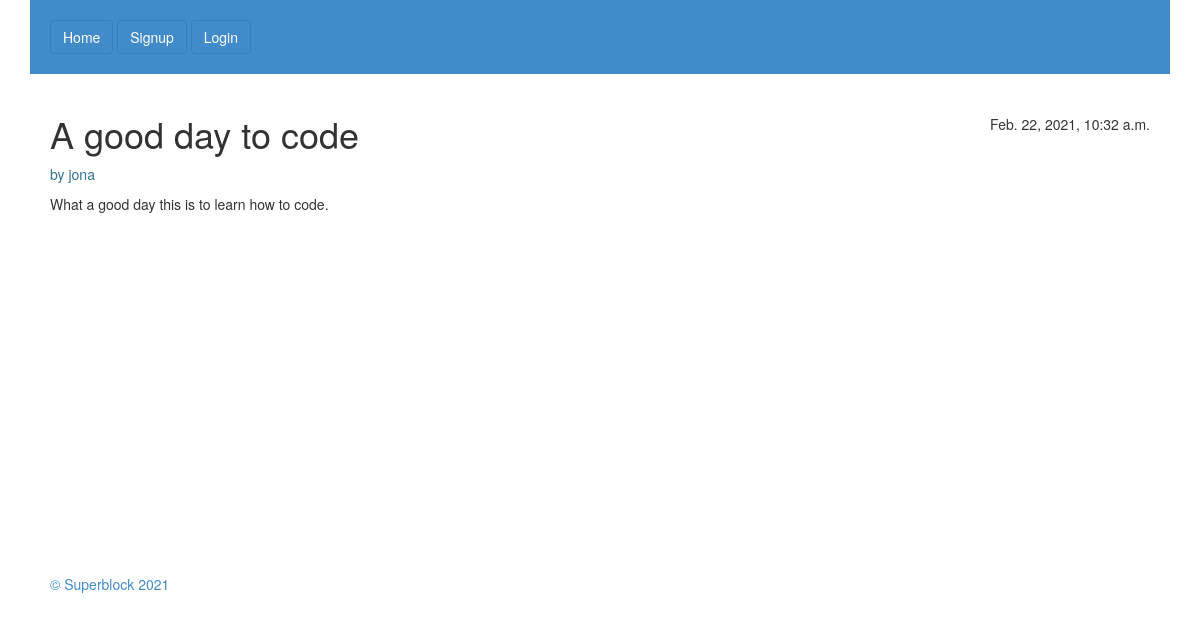
The page /details/A good day to code/ on the database its author committed.
### blog/models.py (models this page shows, shortened)
class Post(models.Model):
    title=models.CharField(max_length=25)
    body=models.TextField()
    created=models.DateTimeField(auto_now_add=True)
    updated=models.DateTimeField(auto_now=True)
    author=models.ForeignKey(User,on_delete=models.CASCADE)

### blog/views.py (the view)
# urls.py: path('details/<str:title>/',views.PostDetailView.as_view(),name='post_details')
class PostDetailView(View):
    template_name='blog/postdetails.html'
    def get(self,request,title):
        post=Post.objects.get(title=title)
        context={
            'post':post
        }
        return render(request,self.template_name,context)

### blog/templates/blog/postdetails.html
{% extends 'blog/base.html' %}
{% block body %}
    <div class="post-detail ">
        <div class="post-header">
            <h1>{{post.title}}</h1>
            <span class="post-date">
                {{post.created}}
            </span>
        </div>
        <p class="text-info">by {{post.author}}</p>
        <p>{{post.body}}</p>
    </div>
{% endblock body %}

### blog/static/blog/main.css (style rules this page uses)
.post-header { display: flex; justify-content: space-between; }
.post-date { margin-top: 20px; }
.post-detail { width:100%; padding: 20px; }

### rows shown on the page
Post: title "A good day to code", created "Feb. 22, 2021, 10:32 a.m.", author "jona", body "What a good day this is to learn how to code."
